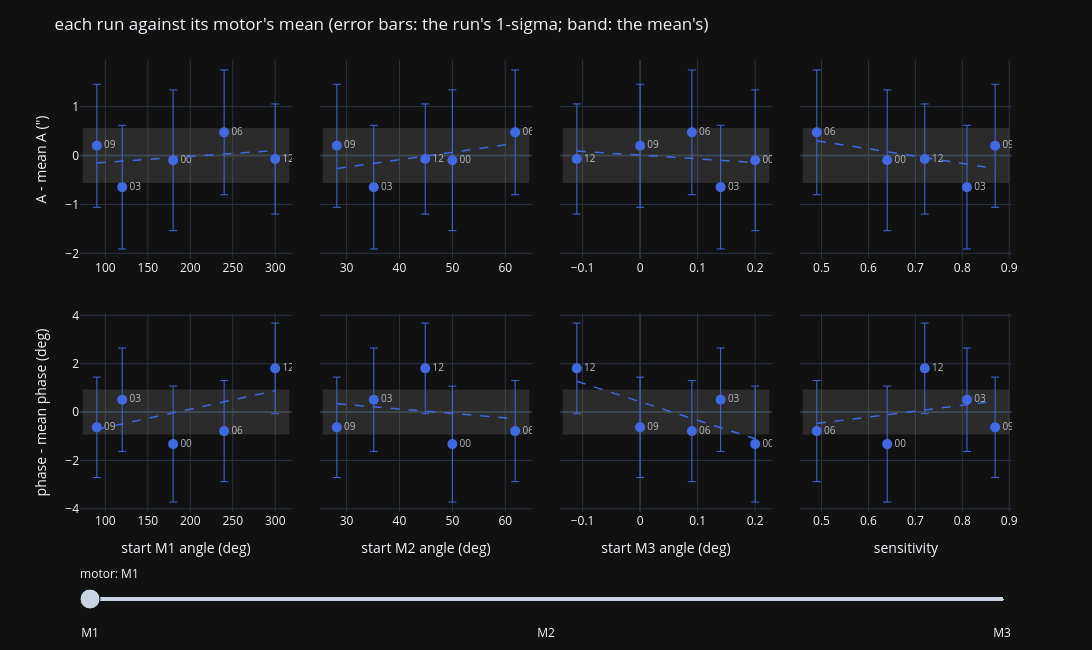

Notebook source saved alongside this figure:
### Markdown cell above
## 3. Does the result depend on where the mount pointed?

**What it answers:** if section 2 shows more scatter than noise (`chi2/dof` >> 1), whether it follows the pose -- e.g.
gravity loading the gear differently with altitude, or a low sensitivity (the motor barely moves the field) making a
run noisy.

**The plot:** pick the motor with the slider. Each point is one of its runs (labelled with the run number), as its
amplitude (top) and phase (bottom) minus the mean of that motor's runs, with the run's own 1-sigma, against the starting
MCU angle of each motor (the pose) and the sensitivity. The dashed line is a straight-line fit; the grey band is the
mean's own uncertainty.

**The table:** each slope divided by its standard error (`t`). |t| < 2 = no trend (the differences are noise); a clear
trend shows |t| > 3 consistently with a sensible cause (e.g. the M2 angle ~ altitude). With a handful of runs, one
outlying run can make a slope -- check the labels.

### Code cell
XS = {'theta1': 'start M1 angle (deg)', 'theta2': 'start M2 angle (deg)', 'theta3': 'start M3 angle (deg)', 'sens': 'sensitivity'}
YS = (('dA', 'A - mean A (")', 'seA'), ('dphase', 'phase - mean phase (deg)', 'sePh'))
rel = []
for _, r in G.iterrows():
    mean, cov = consensus[r['motor']]
    A0, p0 = amp_phase(mean)
    rel.append({'run': r['run'], 'label': r['run'][:2], 'motor': r['motor'], 'dA': r['A'] - A0,
                'dphase': float(wrap180(r['phase'] - p0)), 'seA': r['se_A'], 'sePh': float(np.degrees(r['se_A'] / max(r['A'], 1e-9))),
                'band_A': float(np.sqrt(np.trace(cov) / 2)), 'band_ph': float(np.degrees(np.sqrt(np.trace(cov) / 2) / max(A0, 1e-9))),
                'sens': r['sens'], **({f'theta{k + 1}': r['start'][k] for k in range(3)} if r['start'] else {})})
rel = pd.DataFrame(rel)
xs = [x for x in XS if x in rel and rel[x].notna().any()]
fig = make_subplots(rows=2, cols=len(xs), shared_yaxes='rows', horizontal_spacing=0.03, vertical_spacing=0.12)
spans, trend = [], []
for M in MOTORS:
    g = rel[rel['motor'] == M]
    start = len(fig.data)
    first = M == MOTORS[0]
    for i, (y, yname, se) in enumerate(YS):
        band = g['band_A' if y == 'dA' else 'band_ph'].iloc[0] if len(g) else 0
        for j, x in enumerate(xs):
            xv, yv, w = g[x].to_numpy(float), g[y].to_numpy(float), g[se].to_numpy(float)
            lo, hi = (np.nanmin(xv), np.nanmax(xv)) if len(g) else (0, 1)
            pad = (hi - lo) * 0.08 or 0.05
            fig.add_trace(go.Scatter(x=[lo - pad, hi + pad, hi + pad, lo - pad], y=[-band, -band, band, band], fill='toself',
                                     mode='none', fillcolor='rgba(160,160,160,0.18)', showlegend=False, hoverinfo='skip',
                                     visible=first), row=i + 1, col=j + 1)
            fig.add_trace(go.Scatter(x=xv, y=yv, mode='markers+text', text=g['label'], textposition='middle right',
                                     textfont=dict(size=10, color='#BBBBBB'), marker=dict(size=10, color=COLOURS[M]),
                                     error_y=dict(type='data', array=w, color=COLOURS[M], thickness=1),
                                     hovertext=g['run'], showlegend=False, visible=first), row=i + 1, col=j + 1)
            t = np.nan
            if len(g) >= 3 and np.ptp(xv) > 0:
                Xd = np.column_stack([np.ones_like(xv), xv - xv.mean()])
                Wd = 1 / np.maximum(w, 1e-9) ** 2
                cov_b = np.linalg.inv(Xd.T @ (Wd[:, None] * Xd))
                beta = cov_b @ Xd.T @ (Wd * yv)
                res = yv - Xd @ beta
                s2 = max(float(res @ (Wd * res)) / max(len(xv) - 2, 1), 1.0)    # scale up when the scatter exceeds the bars
                t = beta[1] / np.sqrt(cov_b[1, 1] * s2)
                xx = np.array([lo, hi])
                fig.add_trace(go.Scatter(x=xx, y=beta[0] + beta[1] * (xx - xv.mean()), mode='lines',
                                         line=dict(color=COLOURS[M], dash='dash', width=1.5), showlegend=False,
                                         hovertext=f't = {t:.1f}', visible=first), row=i + 1, col=j + 1)
            trend.append({'motor': M, 'vs': XS[x], y: t})
            if i == 1:
                fig.update_xaxes(title_text=XS[x], row=2, col=j + 1)
        fig.update_yaxes(title_text=yname, row=i + 1, col=1)
    spans.append((start, len(fig.data) - start))
steps = []
for M, (st, cnt) in zip(MOTORS, spans):
    vis = [False] * len(fig.data); vis[st:st + cnt] = [True] * cnt
    steps.append(dict(method='update', label=M, args=[{'visible': vis}, {f'{a}{k}.autorange': True for a in ('xaxis', 'yaxis')
                                                                          for k in [''] + list(range(2, 2 * len(xs) + 1))}]))
fig.update_layout(template=TEMPLATE, height=650, width=1500, margin=dict(t=60),
                  title="each run against its motor's mean (error bars: the run's 1-sigma; band: the mean's)",
                  sliders=[dict(active=0, steps=steps, pad=dict(t=50), currentvalue=dict(prefix='motor: '))])
fig.show()
T3 = pd.DataFrame(trend).groupby(['motor', 'vs'], sort=False).first()
display(Markdown('**Trend significance** (slope / its standard error)'))
display(T3.rename(columns={'dA': 't amplitude', 'dphase': 't phase'}).round(1))

### Figure 1 — Plotly figure (JSON) as saved in the notebook; plotly's stock layout.template omitted (floating-point values rounded to 4 significant figures)
{"data": [{"fill": "toself", "fillcolor": "rgba(160,160,160,0.18)", "hoverinfo": "skip", "mode": "none", "showlegend": false, "type": "scatter", "visible": true, "x": [73.09, 316.8, 316.8, 73.09], "xaxis": "x", "y": [-0.5608, -0.5608, 0.5608, 0.5608], "yaxis": "y"}, {"error_y": {"array": [1.439, 1.263, 1.275, 1.257, 1.126], "color": "royalblue", "thickness": 1, "type": "data"}, "hovertext": ["00 M1 10-04 09:17", "03 M1 10-04 09:18", "06 M1 10-04 09:18", "09 M1 10-04 09:18", "12 M1 10-04 09:19"], "marker": {"color": "royalblue", "size": 10}, "mode": "markers+text", "showlegend": false, "text": ["00", "03", "06", "09", "12"], "textfont": {"color": "#BBBBBB", "size": 10}, "textposition": "middle right", "type": "scatter", "visible": true, "x": [179.8, 119.8, 239.8, 89.9, 300.0], "xaxis": "x", "y": [-0.09718, -0.646, 0.4738, 0.1994, -0.07135], "yaxis": "y"}, {"hovertext": "t = 0.2", "line": {"color": "royalblue", "dash": "dash", "width": 1.5}, "mode": "lines", "showlegend": false, "type": "scatter", "visible": true, "x": [89.9, 300.0], "xaxis": "x", "y": [-0.1513, 0.1017], "yaxis": "y"}, {"fill": "toself", "fillcolor": "rgba(160,160,160,0.18)", "hoverinfo": "skip", "mode": "none", "showlegend": false, "type": "scatter", "visible": true, "x": [25.46, 64.57, 64.57, 25.46], "xaxis": "x2", "y": [-0.5608, -0.5608, 0.5608, 0.5608], "yaxis": "y2"}, {"error_y": {"array": [1.439, 1.263, 1.275, 1.257, 1.126], "color": "royalblue", "thickness": 1, "type": "data"}, "hovertext": ["00 M1 10-04 09:17", "03 M1 10-04 09:18", "06 M1 10-04 09:18", "09 M1 10-04 09:18", "12 M1 10-04 09:19"], "marker": {"color": "royalblue", "size": 10}, "mode": "markers+text", "showlegend": false, "text": ["00", "03", "06", "09", "12"], "textfont": {"color": "#BBBBBB", "size": 10}, "textposition": "middle right", "type": "scatter", "visible": true, "x": [50.0, 35.14, 61.87, 28.16, 44.87], "xaxis": "x2", "y": [-0.09718, -0.646, 0.4738, 0.1994, -0.07135], "yaxis": "y2"}, {"hovertext": "t = 0.3", "line": {"color": "royalblue", "dash": "dash", "width": 1.5}, "mode": "lines", "showlegend": false, "type": "scatter", "visible": true, "x": [28.16, 61.87], "xaxis": "x2", "y": [-0.2653, 0.2485], "yaxis": "y2"}, {"fill": "toself", "fillcolor": "rgba(160,160,160,0.18)", "hoverinfo": "skip", "mode": "none", "showlegend": false, "type": "scatter", "visible": true, "x": [-0.1348, 0.2248, 0.2248, -0.1348], "xaxis": "x3", "y": [-0.5608, -0.5608, 0.5608, 0.5608], "yaxis": "y3"}, {"error_y": {"array": [1.439, 1.263, 1.275, 1.257, 1.126], "color": "royalblue", "thickness": 1, "type": "data"}, "hovertext": ["00 M1 10-04 09:17", "03 M1 10-04 09:18", "06 M1 10-04 09:18", "09 M1 10-04 09:18", "12 M1 10-04 09:19"], "marker": {"color": "royalblue", "size": 10}, "mode": "markers+text", "showlegend": false, "text": ["00", "03", "06", "09", "12"], "textfont": {"color": "#BBBBBB", "size": 10}, "textposition": "middle right", "type": "scatter", "visible": true, "x": [0.2, 0.14, 0.09, 0.0, -0.11], "xaxis": "x3", "y": [-0.09718, -0.646, 0.4738, 0.1994, -0.07135], "yaxis": "y3"}, {"hovertext": "t = -0.1", "line": {"color": "royalblue", "dash": "dash", "width": 1.5}, "mode": "lines", "showlegend": false, "type": "scatter", "visible": true, "x": [-0.11, 0.2], "xaxis": "x3", "y": [0.0911, -0.1432], "yaxis": "y3"}, {"fill": "toself", "fillcolor": "rgba(160,160,160,0.18)", "hoverinfo": "skip", "mode": "none", "showlegend": false, "type": "scatter", "visible": true, "x": [0.4596, 0.9004, 0.9004, 0.4596], "xaxis": "x4", "y": [-0.5608, -0.5608, 0.5608, 0.5608], "yaxis": "y4"}, {"error_y": {"array": [1.439, 1.263, 1.275, 1.257, 1.126], "color": "royalblue", "thickness": 1, "type": "data"}, "hovertext": ["00 M1 10-04 09:17", "03 M1 10-04 09:18", "06 M1 10-04 09:18", "09 M1 10-04 09:18", "12 M1 10-04 09:19"], "marker": {"color": "royalblue", "size": 10}, "mode": "markers+text", "showlegend": false, "text": ["00", "03", "06", "09", "12"], "textfont": {"color": "#BBBBBB", "size": 10}, "textposition": "middle right", "type": "scatter", "visible": true, "x": [0.64, 0.81, 0.49, 0.87, 0.72], "xaxis": "x4", "y": [-0.09718, -0.646, 0.4738, 0.1994, -0.07135], "yaxis": "y4"}, {"hovertext": "t = -0.3", "line": {"color": "royalblue", "dash": "dash", "width": 1.5}, "mode": "lines", "showlegend": false, "type": "scatter", "visible": true, "x": [0.49, 0.87], "xaxis": "x4", "y": [0.3008, -0.2662], "yaxis": "y4"}, {"fill": "toself", "fillcolor": "rgba(160,160,160,0.18)", "hoverinfo": "skip", "mode": "none", "showlegend": false, "type": "scatter", "visible": true, "x": [73.09, 316.8, 316.8, 73.09], "xaxis": "x5", "y": [-0.9319, -0.9319, 0.9319, 0.9319], "yaxis": "y5"}, {"error_y": {"array": [2.398, 2.139, 2.091, 2.077, 1.875], "color": "royalblue", "thickness": 1, "type": "data"}, "hovertext": ["00 M1 10-04 09:17", "03 M1 10-04 09:18", "06 M1 10-04 09:18", "09 M1 10-04 09:18", "12 M1 10-04 09:19"], "marker": {"color": "royalblue", "size": 10}, "mode": "markers+text", "showlegend": false, "text": ["00", "03", "06", "09", "12"], "textfont": {"color": "#BBBBBB", "size": 10}, "textposition": "middle right", "type": "scatter", "visible": true, "x": [179.8, 119.8, 239.8, 89.9, 300.0], "xaxis": "x5", "y": [-1.325, 0.5115, -0.7882, -0.632, 1.807], "yaxis": "y5"}, {"hovertext": "t = 0.7", "line": {"color": "royalblue", "dash": "dash", "width": 1.5}, "mode": "lines", "showlegend": false, "type": "scatter", "visible": true, "x": [89.9, 300.0], "xaxis": "x5", "y": [-0.7188, 0.8832], "yaxis": "y5"}, {"fill": "toself", "fillcolor": "rgba(160,160,160,0.18)", "hoverinfo": "skip", "mode": "none", "showlegend": false, "type": "scatter", "visible": true, "x": [25.46, 64.57, 64.57, 25.46], "xaxis": "x6", "y": [-0.9319, -0.9319, 0.9319, 0.9319], "yaxis": "y6"}, {"error_y": {"array": [2.398, 2.139, 2.091, 2.077, 1.875], "color": "royalblue", "thickness": 1, "type": "data"}, "hovertext": ["00 M1 10-04 09:17", "03 M1 10-04 09:18", "06 M1 10-04 09:18", "09 M1 10-04 09:18", "12 M1 10-04 09:19"], "marker": {"color": "royalblue", "size": 10}, "mode": "markers+text", "showlegend": false, "text": ["00", "03", "06", "09", "12"], "textfont": {"color": "#BBBBBB", "size": 10}, "textposition": "middle right", "type": "scatter", "visible": true, "x": [50.0, 35.14, 61.87, 28.16, 44.87], "xaxis": "x6", "y": [-1.325, 0.5115, -0.7882, -0.632, 1.807], "yaxis": "y6"}, {"hovertext": "t = -0.2", "line": {"color": "royalblue", "dash": "dash", "width": 1.5}, "mode": "lines", "showlegend": false, "type": "scatter", "visible": true, "x": [28.16, 61.87], "xaxis": "x6", "y": [0.3446, -0.2679], "yaxis": "y6"}, {"fill": "toself", "fillcolor": "rgba(160,160,160,0.18)", "hoverinfo": "skip", "mode": "none", "showlegend": false, "type": "scatter", "visible": true, "x": [-0.1348, 0.2248, 0.2248, -0.1348], "xaxis": "x7", "y": [-0.9319, -0.9319, 0.9319, 0.9319], "yaxis": "y7"}, {"error_y": {"array": [2.398, 2.139, 2.091, 2.077, 1.875], "color": "royalblue", "thickness": 1, "type": "data"}, "hovertext": ["00 M1 10-04 09:17", "03 M1 10-04 09:18", "06 M1 10-04 09:18", "09 M1 10-04 09:18", "12 M1 10-04 09:19"], "marker": {"color": "royalblue", "size": 10}, "mode": "markers+text", "showlegend": false, "text": ["00", "03", "06", "09", "12"], "textfont": {"color": "#BBBBBB", "size": 10}, "textposition": "middle right", "type": "scatter", "visible": true, "x": [0.2, 0.14, 0.09, 0.0, -0.11], "xaxis": "x7", "y": [-1.325, 0.5115, -0.7882, -0.632, 1.807], "yaxis": "y7"}, {"hovertext": "t = -0.9", "line": {"color": "royalblue", "dash": "dash", "width": 1.5}, "mode": "lines", "showlegend": false, "type": "scatter", "visible": true, "x": [-0.11, 0.2], "xaxis": "x7", "y": [1.271, -1.104], "yaxis": "y7"}, {"fill": "toself", "fillcolor": "rgba(160,160,160,0.18)", "hoverinfo": "skip", "mode": "none", "showlegend": false, "type": "scatter", "visible": true, "x": [0.4596, 0.9004, 0.9004, 0.4596], "xaxis": "x8", "y": [-0.9319, -0.9319, 0.9319, 0.9319], "yaxis": "y8"}, {"error_y": {"array": [2.398, 2.139, 2.091, 2.077, 1.875], "color": "royalblue", "thickness": 1, "type": "data"}, "hovertext": ["00 M1 10-04 09:17", "03 M1 10-04 09:18", "06 M1 10-04 09:18", "09 M1 10-04 09:18", "12 M1 10-04 09:19"], "marker": {"color": "royalblue", "size": 10}, "mode": "markers+text", "showlegend": false, "text": ["00", "03", "06", "09", "12"], "textfont": {"color": "#BBBBBB", "size": 10}, "textposition": "middle right", "type": "scatter", "visible": true, "x": [0.64, 0.81, 0.49, 0.87, 0.72], "xaxis": "x8", "y": [-1.325, 0.5115, -0.7882, -0.632, 1.807], "yaxis": "y8"}, {"hovertext": "t = 0.3", "line": {"color": "royalblue", "dash": "dash", "width": 1.5}, "mode": "lines", "showlegend": false, "type": "scatter", "visible": true, "x": [0.49, 0.87], "xaxis": "x8", "y": [-0.472, 0.4503], "yaxis": "y8"}, {"fill": "toself", "fillcolor": "rgba(160,160,160,0.18)", "hoverinfo": "skip", "mode": "none", "showlegend": false, "type": "scatter", "visible": false, "x": [73.09, 316.8, 316.8, 73.09], "xaxis": "x", "y": [-0.7191, -0.7191, 0.7191, 0.7191], "yaxis": "y"}, {"error_y": {"array": [1.72, 1.462, 1.681, 1.564, 1.679], "color": "mediumseagreen", "thickness": 1, "type": "data"}, "hovertext": ["01 M2 10-04 09:17", "04 M2 10-04 09:18", "07 M2 10-04 09:18", "10 M2 10-04 09:18", "13 M2 10-04 09:19"], "marker": {"color": "mediumseagreen", "size": 10}, "mode": "markers+text", "showlegend": false, "text": ["01", "04", "07", "10", "13"], "textfont": {"color": "#BBBBBB", "size": 10}, "textposition": "middle right", "type": "scatter", "visible": false, "x": [179.8, 119.8, 239.8, 89.9, 300.0], "xaxis": "x", "y": [-1.746, 1.464, 0.477, -0.0271, -0.8555], "yaxis": "y"}, {"hovertext": "t = -0.6", "line": {"color": "mediumseagreen", "dash": "dash", "width": 1.5}, "mode": "lines", "showlegend": false, "type": "scatter", "visible": false, "x": [89.9, 300.0], "xaxis": "x", "y": [0.495, -0.7306], "yaxis": "y"}, {"fill": "toself", "fillcolor": "rgba(160,160,160,0.18)", "hoverinfo": "skip", "mode": "none", "showlegend": false, "type": "scatter", "visible": false, "x": [25.46, 64.57, 64.57, 25.46], "xaxis": "x2", "y": [-0.7191, -0.7191, 0.7191, 0.7191], "yaxis": "y2"}, {"error_y": {"array": [1.72, 1.462, 1.681, 1.564, 1.679], "color": "mediumseagreen", "thickness": 1, "type": "data"}, "hovertext": ["01 M2 10-04 09:17", "04 M2 10-04 09:18", "07 M2 10-04 09:18", "10 M2 10-04 09:18", "13 M2 10-04 09:19"], "marker": {"color": "mediumseagreen", "size": 10}, "mode": "markers+text", "showlegend": false, "text": ["01", "04", "07", "10", "13"], "textfont": {"color": "#BBBBBB", "size": 10}, "textposition": "middle right", "type": "scatter", "visible": false, "x": [50.0, 35.14, 61.87, 28.16, 44.87], "xaxis": "x2", "y": [-1.746, 1.464, 0.477, -0.0271, -0.8555], "yaxis": "y2"}, {"hovertext": "t = -0.4", "line": {"color": "mediumseagreen", "dash": "dash", "width": 1.5}, "mode": "lines", "showlegend": false, "type": "scatter", "visible": false, "x": [28.16, 61.87], "xaxis": "x2", "y": [0.3532, -0.5106], "yaxis": "y2"}, {"fill": "toself", "fillcolor": "rgba(160,160,160,0.18)", "hoverinfo": "skip", "mode": "none", "showlegend": false, "type": "scatter", "visible": false, "x": [-0.1348, 0.2248, 0.2248, -0.1348], "xaxis": "x3", "y": [-0.7191, -0.7191, 0.7191, 0.7191], "yaxis": "y3"}, {"error_y": {"array": [1.72, 1.462, 1.681, 1.564, 1.679], "color": "mediumseagreen", "thickness": 1, "type": "data"}, "hovertext": ["01 M2 10-04 09:17", "04 M2 10-04 09:18", "07 M2 10-04 09:18", "10 M2 10-04 09:18", "13 M2 10-04 09:19"], "marker": {"color": "mediumseagreen", "size": 10}, "mode": "markers+text", "showlegend": false, "text": ["01", "04", "07", "10", "13"], "textfont": {"color": "#BBBBBB", "size": 10}, "textposition": "middle right", "type": "scatter", "visible": false, "x": [0.2, 0.14, 0.09, 0.0, -0.11], "xaxis": "x3", "y": [-1.746, 1.464, 0.477, -0.0271, -0.8555], "yaxis": "y3"}, {"hovertext": "t = 0.2", "line": {"color": "mediumseagreen", "dash": "dash", "width": 1.5}, "mode": "lines", "showlegend": false, "type": "scatter", "visible": false, "x": [-0.11, 0.2], "xaxis": "x3", "y": [-0.2682, 0.1587], "yaxis": "y3"}, {"fill": "toself", "fillcolor": "rgba(160,160,160,0.18)", "hoverinfo": "skip", "mode": "none", "showlegend": false, "type": "scatter", "visible": false, "x": [0.95, 1.05, 1.05, 0.95], "xaxis": "x4", "y": [-0.7191, -0.7191, 0.7191, 0.7191], "yaxis": "y4"}, {"error_y": {"array": [1.72, 1.462, 1.681, 1.564, 1.679], "color": "mediumseagreen", "thickness": 1, "type": "data"}, "hovertext": ["01 M2 10-04 09:17", "04 M2 10-04 09:18", "07 M2 10-04 09:18", "10 M2 10-04 09:18", "13 M2 10-04 09:19"], "marker": {"color": "mediumseagreen", "size": 10}, "mode": "markers+text", "showlegend": false, "text": ["01", "04", "07", "10", "13"], "textfont": {"color": "#BBBBBB", "size": 10}, "textposition": "middle right", "type": "scatter", "visible": false, "x": [1.0, 1.0, 1.0, 1.0, 1.0], "xaxis": "x4", "y": [-1.746, 1.464, 0.477, -0.0271, -0.8555], "yaxis": "y4"}, {"fill": "toself", "fillcolor": "rgba(160,160,160,0.18)", "hoverinfo": "skip", "mode": "none", "showlegend": false, "type": "scatter", "visible": false, "x": [73.09, 316.8, 316.8, 73.09], "xaxis": "x5", "y": [-0.6909, -0.6909, 0.6909, 0.6909], "yaxis": "y5"}, {"error_y": {"array": [1.703, 1.371, 1.603, 1.503, 1.637], "color": "mediumseagreen", "thickness": 1, "type": "data"}, "hovertext": ["01 M2 10-04 09:17", "04 M2 10-04 09:18", "07 M2 10-04 09:18", "10 M2 10-04 09:18", "13 M2 10-04 09:19"], "marker": {"color": "mediumseagreen", "size": 10}, "mode": "markers+text", "showlegend": false, "text": ["01", "04", "07", "10", "13"], "textfont": {"color": "#BBBBBB", "size": 10}, "textposition": "middle right", "type": "scatter", "visible": false, "x": [179.8, 119.8, 239.8, 89.9, 300.0], "xaxis": "x5", "y": [-1.284, 0.5352, 0.03862, -0.3332, 0.6712], "yaxis": "y5"}, {"hovertext": "t = 0.2", "line": {"color": "mediumseagreen", "dash": "dash", "width": 1.5}, "mode": "lines", "showlegend": false, "type": "scatter", "visible": false, "x": [89.9, 300.0], "xaxis": "x5", "y": [-0.2142, 0.2499], "yaxis": "y5"}, {"fill": "toself", "fillcolor": "rgba(160,160,160,0.18)", "hoverinfo": "skip", "mode": "none", "showlegend": false, "type": "scatter", "visible": false, "x": [25.46, 64.57, 64.57, 25.46], "xaxis": "x6", "y": [-0.6909, -0.6909, 0.6909, 0.6909], "yaxis": "y6"}, {"error_y": {"array": [1.703, 1.371, 1.603, 1.503, 1.637], "color": "mediumseagreen", "thickness": 1, "type": "data"}, "hovertext": ["01 M2 10-04 09:17", "04 M2 10-04 09:18", "07 M2 10-04 09:18", "10 M2 10-04 09:18", "13 M2 10-04 09:19"], "marker": {"color": "mediumseagreen", "size": 10}, "mode": "markers+text", "showlegend": false, "text": ["01", "04", "07", "10", "13"], "textfont": {"color": "#BBBBBB", "size": 10}, "textposition": "middle right", "type": "scatter", "visible": false, "x": [50.0, 35.14, 61.87, 28.16, 44.87], "xaxis": "x6", "y": [-1.284, 0.5352, 0.03862, -0.3332, 0.6712], "yaxis": "y6"}, {"hovertext": "t = -0.1", "line": {"color": "mediumseagreen", "dash": "dash", "width": 1.5}, "mode": "lines", "showlegend": false, "type": "scatter", "visible": false, "x": [28.16, 61.87], "xaxis": "x6", "y": [0.1037, -0.1783], "yaxis": "y6"}, {"fill": "toself", "fillcolor": "rgba(160,160,160,0.18)", "hoverinfo": "skip", "mode": "none", "showlegend": false, "type": "scatter", "visible": false, "x": [-0.1348, 0.2248, 0.2248, -0.1348], "xaxis": "x7", "y": [-0.6909, -0.6909, 0.6909, 0.6909], "yaxis": "y7"}, {"error_y": {"array": [1.703, 1.371, 1.603, 1.503, 1.637], "color": "mediumseagreen", "thickness": 1, "type": "data"}, "hovertext": ["01 M2 10-04 09:17", "04 M2 10-04 09:18", "07 M2 10-04 09:18", "10 M2 10-04 09:18", "13 M2 10-04 09:19"], "marker": {"color": "mediumseagreen", "size": 10}, "mode": "markers+text", "showlegend": false, "text": ["01", "04", "07", "10", "13"], "textfont": {"color": "#BBBBBB", "size": 10}, "textposition": "middle right", "type": "scatter", "visible": false, "x": [0.2, 0.14, 0.09, 0.0, -0.11], "xaxis": "x7", "y": [-1.284, 0.5352, 0.03862, -0.3332, 0.6712], "yaxis": "y7"}, {"hovertext": "t = -0.5", "line": {"color": "mediumseagreen", "dash": "dash", "width": 1.5}, "mode": "lines", "showlegend": false, "type": "scatter", "visible": false, "x": [-0.11, 0.2], "xaxis": "x7", "y": [0.5382, -0.4436], "yaxis": "y7"}, {"fill": "toself", "fillcolor": "rgba(160,160,160,0.18)", "hoverinfo": "skip", "mode": "none", "showlegend": false, "type": "scatter", "visible": false, "x": [0.95, 1.05, 1.05, 0.95], "xaxis": "x8", "y": [-0.6909, -0.6909, 0.6909, 0.6909], "yaxis": "y8"}, {"error_y": {"array": [1.703, 1.371, 1.603, 1.503, 1.637], "color": "mediumseagreen", "thickness": 1, "type": "data"}, "hovertext": ["01 M2 10-04 09:17", "04 M2 10-04 09:18", "07 M2 10-04 09:18", "10 M2 10-04 09:18", "13 M2 10-04 09:19"], "marker": {"color": "mediumseagreen", "size": 10}, "mode": "markers+text", "showlegend": false, "text": ["01", "04", "07", "10", "13"], "textfont": {"color": "#BBBBBB", "size": 10}, "textposition": "middle right", "type": "scatter", "visible": false, "x": [1.0, 1.0, 1.0, 1.0, 1.0], "xaxis": "x8", "y": [-1.284, 0.5352, 0.03862, -0.3332, 0.6712], "yaxis": "y8"}, {"fill": "toself", "fillcolor": "rgba(160,160,160,0.18)", "hoverinfo": "skip", "mode": "none", "showlegend": false, "type": "scatter", "visible": false, "x": [73.09, 316.8, 316.8, 73.09], "xaxis": "x", "y": [-0.5983, -0.5983, 0.5983, 0.5983], "yaxis": "y"}, {"error_y": {"array": [1.33, 1.37, 1.243, 1.376, 1.403], "color": "orange", "thickness": 1, "type": "data"}, "hovertext": ["02 M3 10-04 09:18", "05 M3 10-04 09:18", "08 M3 10-04 09:18", "11 M3 10-04 09:19", "14 M3 10-04 09:19"], "marker": {"color": "orange", "size": 10}, "mode": "markers+text", "showlegend": false, "text": ["02", "05", "08", "11", "14"], "textfont": {"color": "#BBBBBB", "size": 10}, "textposition": "middle right", "type": "scatter", "visible": false, "x": [179.8, 119.8, 239.9, 89.9, 300.0], "xaxis": "x", "y": [-0.4144, 0.8393, 0.7555, -0.6421, -0.5309], "yaxis": "y"}, {"hovertext": "t = -0.0", "line": {"color": "orange", "dash": "dash", "width": 1.5}, "mode": "lines", "showlegend": false, "type": "scatter", "visible": false, "x": [89.9, 300.0], "xaxis": "x", "y": [0.03411, 0.03327], "yaxis": "y"}, {"fill": "toself", "fillcolor": "rgba(160,160,160,0.18)", "hoverinfo": "skip", "mode": "none", "showlegend": false, "type": "scatter", "visible": false, "x": [25.46, 64.57, 64.57, 25.46], "xaxis": "x2", "y": [-0.5983, -0.5983, 0.5983, 0.5983], "yaxis": "y2"}, {"error_y": {"array": [1.33, 1.37, 1.243, 1.376, 1.403], "color": "orange", "thickness": 1, "type": "data"}, "hovertext": ["02 M3 10-04 09:18", "05 M3 10-04 09:18", "08 M3 10-04 09:18", "11 M3 10-04 09:19", "14 M3 10-04 09:19"], "marker": {"color": "orange", "size": 10}, "mode": "markers+text", "showlegend": false, "text": ["02", "05", "08", "11", "14"], "textfont": {"color": "#BBBBBB", "size": 10}, "textposition": "middle right", "type": "scatter", "visible": false, "x": [50.0, 35.14, 61.87, 28.16, 44.87], "xaxis": "x2", "y": [-0.4144, 0.8393, 0.7555, -0.6421, -0.5309], "yaxis": "y2"}, {"hovertext": "t = 0.4", "line": {"color": "orange", "dash": "dash", "width": 1.5}, "mode": "lines", "showlegend": false, "type": "scatter", "visible": false, "x": [28.16, 61.87], "xaxis": "x2", "y": [-0.3177, 0.3928], "yaxis": "y2"}, {"fill": "toself", "fillcolor": "rgba(160,160,160,0.18)", "hoverinfo": "skip", "mode": "none", "showlegend": false, "type": "scatter", "visible": false, "x": [-0.1348, 0.2248, 0.2248, -0.1348], "xaxis": "x3", "y": [-0.5983, -0.5983, 0.5983, 0.5983], "yaxis": "y3"}, {"error_y": {"array": [1.33, 1.37, 1.243, 1.376, 1.403], "color": "orange", "thickness": 1, "type": "data"}, "hovertext": ["02 M3 10-04 09:18", "05 M3 10-04 09:18", "08 M3 10-04 09:18", "11 M3 10-04 09:19", "14 M3 10-04 09:19"], "marker": {"color": "orange", "size": 10}, "mode": "markers+text", "showlegend": false, "text": ["02", "05", "08", "11", "14"], "textfont": {"color": "#BBBBBB", "size": 10}, "textposition": "middle right", "type": "scatter", "visible": false, "x": [0.2, 0.14, 0.09, 0.0, -0.11], "xaxis": "x3", "y": [-0.4144, 0.8393, 0.7555, -0.6421, -0.5309], "yaxis": "y3"}, {"hovertext": "t = 0.5", "line": {"color": "orange", "dash": "dash", "width": 1.5}, "mode": "lines", "showlegend": false, "type": "scatter", "visible": false, "x": [-0.11, 0.2], "xaxis": "x3", "y": [-0.4372, 0.3813], "yaxis": "y3"}, {"fill": "toself", "fillcolor": "rgba(160,160,160,0.18)", "hoverinfo": "skip", "mode": "none", "showlegend": false, "type": "scatter", "visible": false, "x": [0.95, 1.05, 1.05, 0.95], "xaxis": "x4", "y": [-0.5983, -0.5983, 0.5983, 0.5983], "yaxis": "y4"}, {"error_y": {"array": [1.33, 1.37, 1.243, 1.376, 1.403], "color": "orange", "thickness": 1, "type": "data"}, "hovertext": ["02 M3 10-04 09:18", "05 M3 10-04 09:18", "08 M3 10-04 09:18", "11 M3 10-04 09:19", "14 M3 10-04 09:19"], "marker": {"color": "orange", "size": 10}, "mode": "markers+text", "showlegend": false, "text": ["02", "05", "08", "11", "14"], "textfont": {"color": "#BBBBBB", "size": 10}, "textposition": "middle right", "type": "scatter", "visible": false, "x": [1.0, 1.0, 1.0, 1.0, 1.0], "xaxis": "x4", "y": [-0.4144, 0.8393, 0.7555, -0.6421, -0.5309], "yaxis": "y4"}, {"fill": "toself", "fillcolor": "rgba(160,160,160,0.18)", "hoverinfo": "skip", "mode": "none", "showlegend": false, "type": "scatter", "visible": false, "x": [73.09, 316.8, 316.8, 73.09], "xaxis": "x5", "y": [-0.6851, -0.6851, 0.6851, 0.6851], "yaxis": "y5"}, {"error_y": {"array": [1.536, 1.542, 1.402, 1.596, 1.624], "color": "orange", "thickness": 1, "type": "data"}, "hovertext": ["02 M3 10-04 09:18", "05 M3 10-04 09:18", "08 M3 10-04 09:18", "11 M3 10-04 09:19", "14 M3 10-04 09:19"], "marker": {"color": "orange", "size": 10}, "mode": "markers+text", "showlegend": false, "text": ["02", "05", "08", "11", "14"], "textfont": {"color": "#BBBBBB", "size": 10}, "textposition": "middle right", "type": "scatter", "visible": false, "x": [179.8, 119.8, 239.9, 89.9, 300.0], "xaxis": "x5", "y": [1.56, 0.5223, 0.1917, -1.911, -0.2431], "yaxis": "y5"}, {"hovertext": "t = 0.4", "line": {"color": "orange", "dash": "dash", "width": 1.5}, "mode": "lines", "showlegend": false, "type": "scatter", "visible": false, "x": [89.9, 300.0], "xaxis": "x5", "y": [-0.3287, 0.5202], "yaxis": "y5"}, {"fill": "toself", "fillcolor": "rgba(160,160,160,0.18)", "hoverinfo": "skip", "mode": "none", "showlegend": false, "type": "scatter", "visible": false, "x": [25.46, 64.57, 64.57, 25.46], "xaxis": "x6", "y": [-0.6851, -0.6851, 0.6851, 0.6851], "yaxis": "y6"}, {"error_y": {"array": [1.536, 1.542, 1.402, 1.596, 1.624], "color": "orange", "thickness": 1, "type": "data"}, "hovertext": ["02 M3 10-04 09:18", "05 M3 10-04 09:18", "08 M3 10-04 09:18", "11 M3 10-04 09:19", "14 M3 10-04 09:19"], "marker": {"color": "orange", "size": 10}, "mode": "markers+text", "showlegend": false, "text": ["02", "05", "08", "11", "14"], "textfont": {"color": "#BBBBBB", "size": 10}, "textposition": "middle right", "type": "scatter", "visible": false, "x": [50.0, 35.14, 61.87, 28.16, 44.87], "xaxis": "x6", "y": [1.56, 0.5223, 0.1917, -1.911, -0.2431], "yaxis": "y6"}, {"hovertext": "t = 0.9", "line": {"color": "orange", "dash": "dash", "width": 1.5}, "mode": "lines", "showlegend": false, "type": "scatter", "visible": false, "x": [28.16, 61.87], "xaxis": "x6", "y": [-0.7785, 0.913], "yaxis": "y6"}, {"fill": "toself", "fillcolor": "rgba(160,160,160,0.18)", "hoverinfo": "skip", "mode": "none", "showlegend": false, "type": "scatter", "visible": false, "x": [-0.1348, 0.2248, 0.2248, -0.1348], "xaxis": "x7", "y": [-0.6851, -0.6851, 0.6851, 0.6851], "yaxis": "y7"}, {"error_y": {"array": [1.536, 1.542, 1.402, 1.596, 1.624], "color": "orange", "thickness": 1, "type": "data"}, "hovertext": ["02 M3 10-04 09:18", "05 M3 10-04 09:18", "08 M3 10-04 09:18", "11 M3 10-04 09:19", "14 M3 10-04 09:19"], "marker": {"color": "orange", "size": 10}, "mode": "markers+text", "showlegend": false, "text": ["02", "05", "08", "11", "14"], "textfont": {"color": "#BBBBBB", "size": 10}, "textposition": "middle right", "type": "scatter", "visible": false, "x": [0.2, 0.14, 0.09, 0.0, -0.11], "xaxis": "x7", "y": [1.56, 0.5223, 0.1917, -1.911, -0.2431], "yaxis": "y7"}, {"hovertext": "t = 1.1", "line": {"color": "orange", "dash": "dash", "width": 1.5}, "mode": "lines", "showlegend": false, "type": "scatter", "visible": false, "x": [-0.11, 0.2], "xaxis": "x7", "y": [-1.246, 1.016], "yaxis": "y7"}, {"fill": "toself", "fillcolor": "rgba(160,160,160,0.18)", "hoverinfo": "skip", "mode": "none", "showlegend": false, "type": "scatter", "visible": false, "x": [0.95, 1.05, 1.05, 0.95], "xaxis": "x8", "y": [-0.6851, -0.6851, 0.6851, 0.6851], "yaxis": "y8"}, {"error_y": {"array": [1.536, 1.542, 1.402, 1.596, 1.624], "color": "orange", "thickness": 1, "type": "data"}, "hovertext": ["02 M3 10-04 09:18", "05 M3 10-04 09:18", "08 M3 10-04 09:18", "11 M3 10-04 09:19", "14 M3 10-04 09:19"], "marker": {"color": "orange", "size": 10}, "mode": "markers+text", "showlegend": false, "text": ["02", "05", "08", "11", "14"], "textfont": {"color": "#BBBBBB", "size": 10}, "textposition": "middle right", "type": "scatter", "visible": false, "x": [1.0, 1.0, 1.0, 1.0, 1.0], "xaxis": "x8", "y": [1.56, 0.5223, 0.1917, -1.911, -0.2431], "yaxis": "y8"}], "layout": {"height": 650, "margin": {"t": 60}, "sliders": [{"active": 0, "currentvalue": {"prefix": "motor: "}, "pad": {"t": 50}, "steps": [{"args": [{"visible": [true, true, true, true, true, true, true, true, true, true, true, true, true, true, true, true, true, true, true, true, true, true, true, true, false, false, false, false, false, false, false, false, false, false, false, false, false, false, false, false, false, false, false, false, false, false, false, false, false, false, false, false, false, false, false, false, false, false, false, false, false, false, false, false, false, false, false, false]}, {"xaxis.autorange": true, "xaxis2.autorange": true, "xaxis3.autorange": true, "xaxis4.autorange": true, "xaxis5.autorange": true, "xaxis6.autorange": true, "xaxis7.autorange": true, "xaxis8.autorange": true, "yaxis.autorange": true, "yaxis2.autorange": true, "yaxis3.autorange": true, "yaxis4.autorange": true, "yaxis5.autorange": true, "yaxis6.autorange": true, "yaxis7.autorange": true, "yaxis8.autorange": true}], "label": "M1", "method": "update"}, {"args": [{"visible": [false, false, false, false, false, false, false, false, false, false, false, false, false, false, false, false, false, false, false, false, false, false, false, false, true, true, true, true, true, true, true, true, true, true, true, true, true, true, true, true, true, true, true, true, true, true, false, false, false, false, false, false, false, false, false, false, false, false, false, false, false, false, false, false, false, false, false, false]}, {"xaxis.autorange": true, "xaxis2.autorange": true, "xaxis3.autorange": true, "xaxis4.autorange": true, "xaxis5.autorange": true, "xaxis6.autorange": true, "xaxis7.autorange": true, "xaxis8.autorange": true, "yaxis.autorange": true, "yaxis2.autorange": true, "yaxis3.autorange": true, "yaxis4.autorange": true, "yaxis5.autorange": true, "yaxis6.autorange": true, "yaxis7.autorange": true, "yaxis8.autorange": true}], "label": "M2", "method": "update"}, {"args": [{"visible": [false, false, false, false, false, false, false, false, false, false, false, false, false, false, false, false, false, false, false, false, false, false, false, false, false, false, false, false, false, false, false, false, false, false, false, false, false, false, false, false, false, false, false, false, false, false, true, true, true, true, true, true, true, true, true, true, true, true, true, true, true, true, true, true, true, true, true, true]}, {"xaxis.autorange": true, "xaxis2.autorange": true, "xaxis3.autorange": true, "xaxis4.autorange": true, "xaxis5.autorange": true, "xaxis6.autorange": true, "xaxis7.autorange": true, "xaxis8.autorange": true, "yaxis.autorange": true, "yaxis2.autorange": true, "yaxis3.autorange": true, "yaxis4.autorange": true, "yaxis5.autorange": true, "yaxis6.autorange": true, "yaxis7.autorange": true, "yaxis8.autorange": true}], "label": "M3", "method": "update"}]}], "title": {"text": "each run against its motor's mean (error bars: the run's 1-sigma; band: the mean's)"}, "width": 1500, "xaxis": {"anchor": "y", "domain": [0.0, 0.2275]}, "xaxis2": {"anchor": "y2", "domain": [0.2575, 0.485]}, "xaxis3": {"anchor": "y3", "domain": [0.515, 0.7425]}, "xaxis4": {"anchor": "y4", "domain": [0.7725, 1.0]}, "xaxis5": {"anchor": "y5", "domain": [0.0, 0.2275], "title": {"text": "start M1 angle (deg)"}}, "xaxis6": {"anchor": "y6", "domain": [0.2575, 0.485], "title": {"text": "start M2 angle (deg)"}}, "xaxis7": {"anchor": "y7", "domain": [0.515, 0.7425], "title": {"text": "start M3 angle (deg)"}}, "xaxis8": {"anchor": "y8", "domain": [0.7725, 1.0], "title": {"text": "sensitivity"}}, "yaxis": {"anchor": "x", "domain": [0.56, 1.0], "title": {"text": "A - mean A (\")"}}, "yaxis2": {"anchor": "x2", "domain": [0.56, 1.0], "matches": "y", "showticklabels": false}, "yaxis3": {"anchor": "x3", "domain": [0.56, 1.0], "matches": "y", "showticklabels": false}, "yaxis4": {"anchor": "x4", "domain": [0.56, 1.0], "matches": "y", "showticklabels": false}, "yaxis5": {"anchor": "x5", "domain": [0.0, 0.44], "title": {"text": "phase - mean phase (deg)"}}, "yaxis6": {"anchor": "x6", "domain": [0.0, 0.44], "matches": "y5", "showticklabels": false}, "yaxis7": {"anchor": "x7", "domain": [0.0, 0.44], "matches": "y5", "showticklabels": false}, "yaxis8": {"anchor": "x8", "domain": [0.0, 0.44], "matches": "y5", "showticklabels": false}}}
